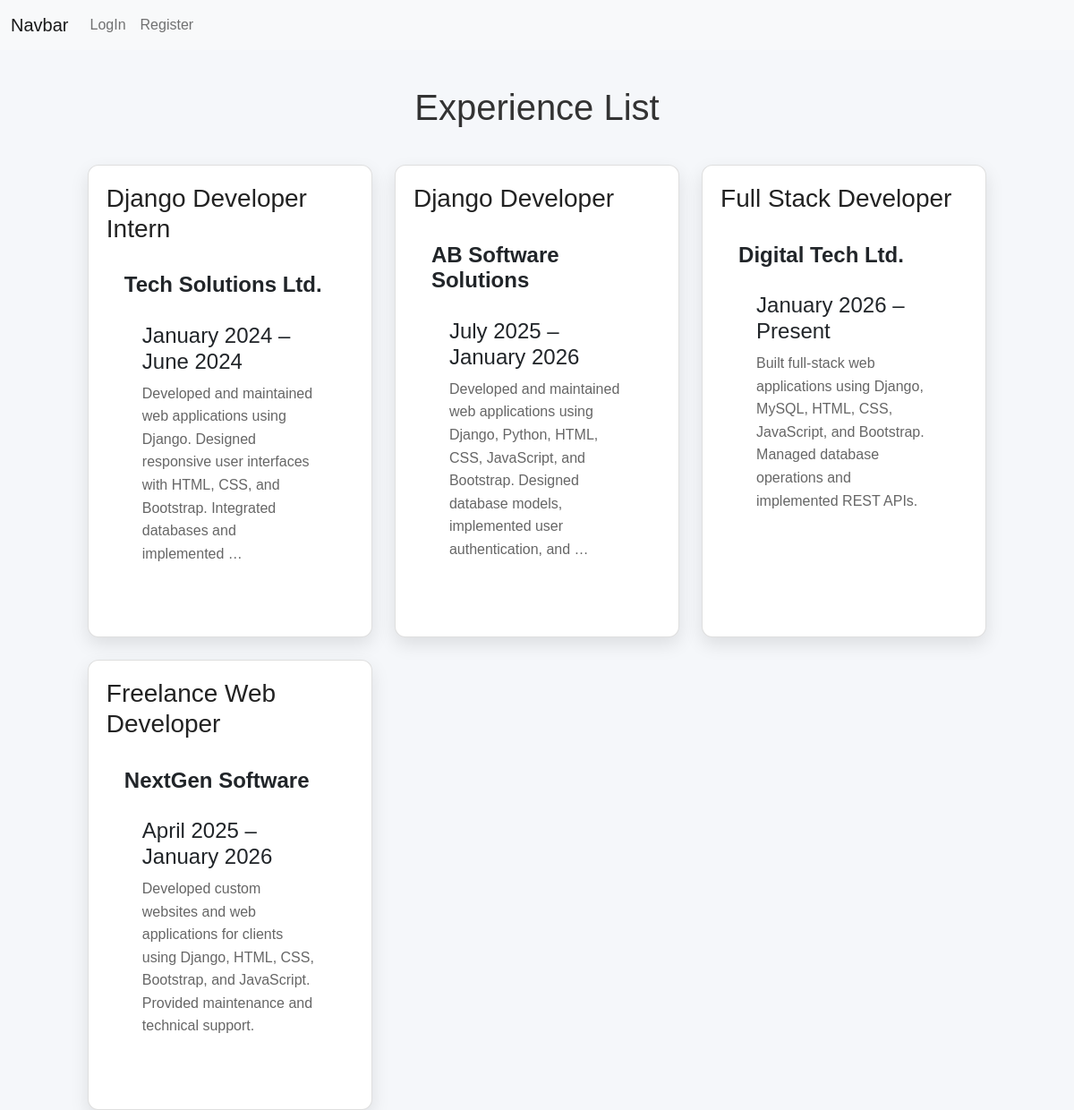
/experience_list/, run on the app's committed database.
### Portfolio/models.py (models this page shows, shortened)
class ExperienceModel(models.Model):
    designation = models.CharField(max_length=100,null=True)
    description = models.TextField(null=True)
    company = models.CharField(max_length=150,null=True)
    duration = models.CharField(max_length=100,null=True)

### Portfolio/views.py (the view)
# urls.py: path('experience_list/',experience_list, name='experience_list'),
def experience_list(request):
    experience_data = ExperienceModel.objects.all()
    context = {
        'experience_data':experience_data
    }
    return render(request, 'experience_list.html',context)

### Portfolio/templates/experience_list.html (shortened to what this page needs)
{% extends 'master/base.html' %}
{% block content %}
<h1 class="page-title">Experience List</h1>
<div class="card-container">
    {% for data in experience_data %}
    <div class="card">
        <div class="card-content">
            <h3>{{ data.designation }}</h3>
        <div class="card-content">
            <h4><strong>{{ data.company }}</strong></h3>
        <div class="card-content">
            <h4>{{ data.duration }}</h3>
        <p>{{ data.description|truncatewords:20 }}</p>
        </div>
        </div>
        </div>
    </div>
    {% endfor %}
</div>
{% endblock %}

### Portfolio/templates/experience_list.html (style rules this page uses)
body { background:#f5f7fa; font-family:Arial, Helvetica, sans-serif; }
.page-title { text-align:center; margin:40px 0; color:#333; }
.card-container { width:90%; margin:auto; display:grid; grid-template-columns:repeat(auto-fit,minmax(300px,1fr)); gap:25px; margin-top: 20px; }
.card { background:#fff; border-radius:12px; overflow:hidden; box-shadow:0 8px 20px rgba(0,0,0,.1); transition:.3s; }
.card-content { padding:20px; }
.card-content h3 { margin-bottom:12px; color:#222; }
.card-content p { color:#666; line-height:1.6; margin-bottom:20px; }

### data on the page
ExperienceModel: designation "Django Developer Intern", company "Tech Solutions Ltd.", duration "January 2024 – June 2024", description "Developed and maintained web applications using Django. Designed responsive user interfaces with HTML, CSS, and Bootstrap. Integrated databases and implemented …"
ExperienceModel: designation "Django Developer", company "AB Software Solutions", duration "July 2025 – January 2026", description "Developed and maintained web applications using Django, Python, HTML, CSS, JavaScript, and Bootstrap. Designed database models, implemented user authentication, and …"
ExperienceModel: designation "Full Stack Developer", company "Digital Tech Ltd.", duration "January 2026 – Present", description "Built full-stack web applications using Django, MySQL, HTML, CSS, JavaScript, and Bootstrap. Managed database operations and implemented REST APIs."
ExperienceModel: designation "Freelance Web Developer", company "NextGen Software", duration "April 2025 – January 2026", description "Developed custom websites and web applications for clients using Django, HTML, CSS, Bootstrap, and JavaScript. Provided maintenance and technical support."
